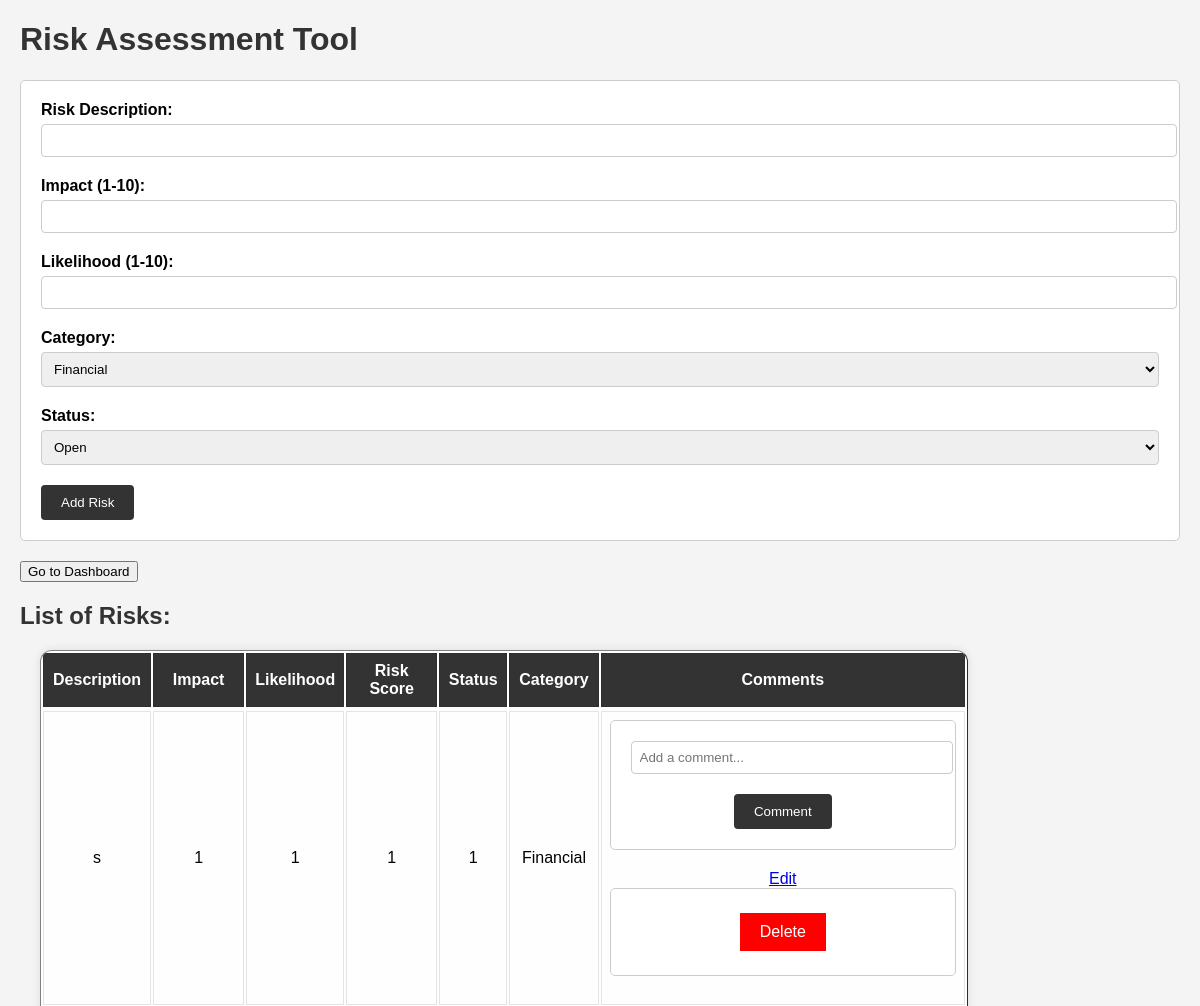
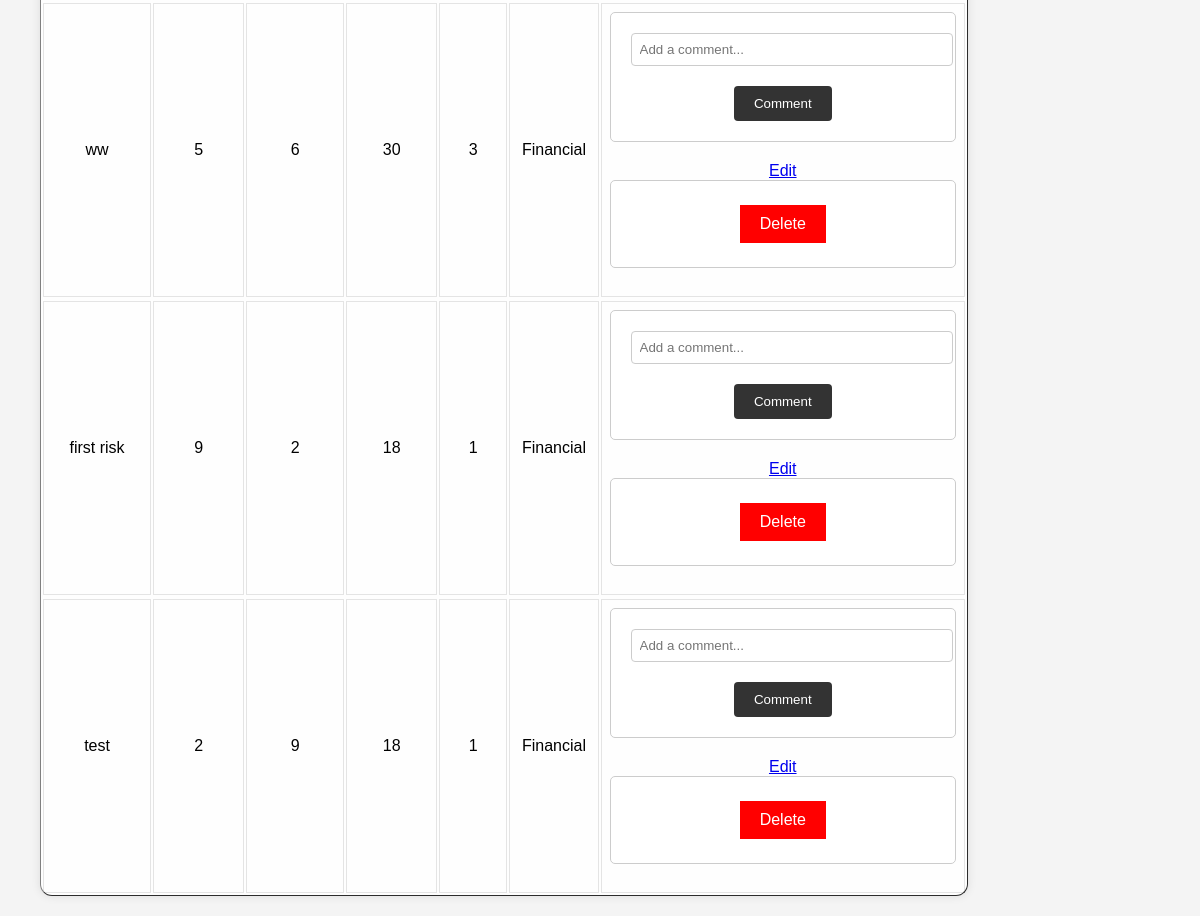
Screenshot of / (signed in) with the database file from the repository (2 pictures, top to bottom).
### tables this page shows
CREATE TABLE Risks (
        id INTEGER PRIMARY KEY,
        description TEXT NOT NULL,
        impact INTEGER NOT NULL,
        likelihood INTEGER NOT NULL,
        risk_score INTEGER NOT NULL,
        category_id INTEGER
    , status_id INTEGER REFERENCES Statuses(id));

CREATE TABLE Categories (
        id INTEGER PRIMARY KEY,
        name TEXT NOT NULL UNIQUE
    );

### app.py (the view, shortened to what this page needs)
@app.route('/', methods=['GET', 'POST'])
@login_required
def index():
    categories = get_all_categories()
    statuses = get_all_statuses()  # Fetch all statuses
    risks = get_all_risks()
    risks_with_comments = []
    for risk in risks:
        comments = get_comments_for_risk(risk[0])
        risk_data = {
            'risk': risk,
            'comments': comments
        }
        risks_with_comments.append(risk_data)
    print(risks_with_comments)
    return render_template('index.html', risks=risks_with_comments, categories=categories, statuses=statuses)

### app.py (called while the page is built)
@login_manager.user_loader
def load_user(user_id):
    return User.get(user_id)

### models.py (called while the page is built)
    @staticmethod
    def get(user_id):
        user_data = get_user_by_id(user_id)
        if user_data:
            return User(user_data[0], user_data[1], user_data[2])
        return None

    @property
    def is_authenticated(self):
        return True

### risk_assessment_db.py (called while the page is built)
def get_all_risks():
    conn = sqlite3.connect('risks.db')
    cursor = conn.cursor()
    cursor.execute("""
    SELECT Risks.*, Categories.name, Statuses.status_name
    FROM Risks
    LEFT JOIN Categories ON Risks.category_id = Categories.id
    LEFT JOIN Statuses ON Risks.status_id = Statuses.id
    """)
    risks = cursor.fetchall()
    conn.close()
    return risks

def get_all_categories():
    conn = sqlite3.connect('risks.db')
    cursor = conn.cursor()
    cursor.execute("SELECT * FROM Categories")
    categories = cursor.fetchall()
    conn.close()
    return categories

def get_user_by_id(user_id):
    conn = sqlite3.connect('risks.db')
    cursor = conn.cursor()
    cursor.execute("SELECT * FROM Users WHERE id=?", (user_id,))
    user = cursor.fetchone()
    conn.close()
    return user

def get_comments_for_risk(risk_id):
    conn = sqlite3.connect('risks.db')
    cursor = conn.cursor()
    cursor.execute("SELECT * FROM Comments WHERE risk_id=?", (risk_id,))
    comments = cursor.fetchall()
    conn.close()
    return comments

def get_all_statuses():
    with sqlite3.connect('risks.db') as conn:
        return conn.execute("SELECT * FROM Statuses").fetchall()

### templates/index.html (shortened to what this page needs)
<!DOCTYPE html>
<html>
<head>
    <link rel="stylesheet" href="{{ url_for('static', filename='styles.css') }}">
</head>
<body>
    <h1>Risk Assessment Tool</h1>
    <form action="/" method="post">
        <label for="description">Risk Description:</label>
        <input type="text" name="description" required><br>
        <label for="impact">Impact (1-10):</label>
        <input type="number" name="impact" min="1" max="10" required><br>
        <label for="likelihood">Likelihood (1-10):</label>
        <input type="number" name="likelihood" min="1" max="10" required><br>
        <label for="category">Category:</label>
        {% if categories %}
        <select name="category">
            {% for category in categories %}
            <option value="{{ category[0] }}">{{ category[1] }}</option>
            {% endfor %}
        </select>
        {% else %}
        <p>No categories available. Please add some categories first.</p>
        {% endif %}
        <label for="status">Status:</label>
        {% if statuses %}
        <select name="status">
            {% for status in statuses %}
            <option value="{{ status[0] }}">{{ status[1] }}</option>
            {% endfor %}
        </select><br>
        {% else %}
        <p>No statuses available. Please add some statuses first.</p>
        {% endif %}
        <input type="submit" value="Add Risk">
    </form>
    <a href="{{ url_for('dashboard') }}">
        <button>Go to Dashboard</button>
    </a>
    <h2>List of Risks:</h2>
    <table border="1">
        <tr>
            <th>Description</th>
            <th>Impact</th>
            <th>Likelihood</th>
            <th>Risk Score</th>
            <th>Status</th>
            <th>Category</th>
            <th>Comments</th>
        </tr>
        {% for risk_data in risks %}
            <td>{{ risk_data['risk'][1] }}</td>
            <td>{{ risk_data['risk'][2] }}</td>
            <td>{{ risk_data['risk'][3] }}</td>
            <td>{{ risk_data['risk'][4] }}</td>
            <td>{{ risk_data['risk'][6] }}</td>
            <td>{{ risk_data['risk'][7] }}</td>
            <td>
                <form action="/add_comment/{{ risk_data['risk'][0] }}" method="post">
                    <input type="text" name="comment_text" placeholder="Add a comment..." required>
                    <input type="submit" value="Comment">
                </form>
                <a href="{{ url_for('edit_risk', risk_id=risk_data['risk'][0]) }}">Edit</a>
                <form action="{{ url_for('delete_risk', risk_id=risk_data['risk'][0]) }}" method="post" onsubmit="return confirm('Are you sure you want to delete this risk?');">
                    <button class="delete-button" onclick="return confirmDelete();" type="submit">Delete</button>
                </form>
            </td>
        {% endfor %}
    </table>
</body>
</html>

### static/styles.css (style rules this page uses)
body { font-family: Arial, sans-serif; margin: 20px; background: #f4f4f4; }
h1, h2 { color: #333; }
form { background: #fff; padding: 20px; margin-bottom: 20px; border: 1px solid #ccc; border-radius: 5px; }
label { font-weight: bold; display: block; margin-bottom: 5px; }
input[type="text"], input[type="number"], select { width: 100%; padding: 8px; margin-bottom: 20px; border: 1px solid #ccc; border-radius: 4px; }
input[type="submit"] { background: #333; color: #fff; padding: 10px 20px; border: none; border-radius: 4px; cursor: pointer; }
table { width: 80%; border-collapse: separate; margin: 20px 0px 20px 20px; background: rgba(255, 255, 255, 0.9); border-radius: 12px; overflow: hidden; box-shadow: 0 0 10px rgba(0, 0, 0, 0.1); }
th, td { border: 1px solid rgba(0, 0, 0, 0.1); text-align: left; padding: 8px; text-align: center; }
th { background-color: rgba(0, 0, 0, 0.8); color: #fff; }
td:nth-child(2), td:nth-child(3), td:nth-child(4) { width: 10%; }
button.delete-button { background-color: red; color: white; border: none; padding: 10px 20px; text-align: center; text-decoration: none; display: inline-block; font-size: 16px; margin: 4px 2px; cursor: pointer; }

### rows the page displays
Risks: description "s", impact "1", likelihood "1", risk_score "1", status "1"
Categories: name "Financial" "Financial" "Financial" "Financial"
Risks: description "ww", impact "5", likelihood "6", risk_score "30", status "3"
Risks: description "first risk", impact "9", likelihood "2", risk_score "18", status "1"
Risks: description "test", impact "2", likelihood "9", risk_score "18", status "1"

### other values shown
form field category "Financial"
form field status "Open"
